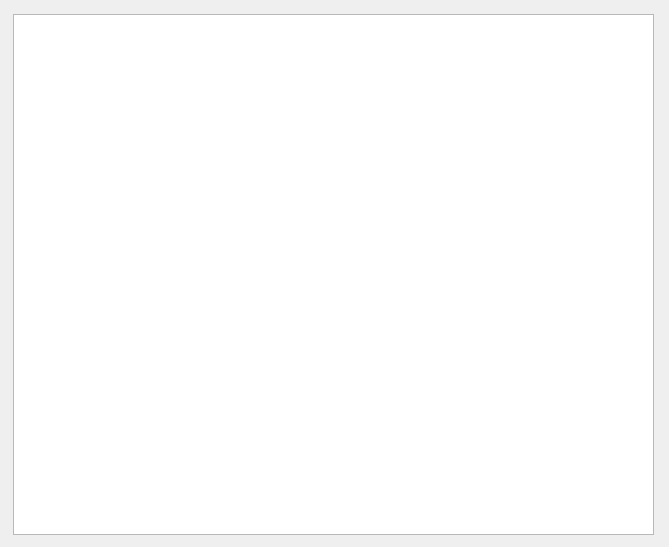
<?xml version="1.0" encoding="UTF-8"?>
<ui version="4.0">
 <class>outputTextEdit</class>
 <widget class="QDialog" name="outputTextEdit">
  <property name="geometry">
   <rect>
    <x>0</x>
    <y>0</y>
    <width>669</width>
    <height>547</height>
   </rect>
  </property>
  <property name="windowTitle">
   <string>Dialog</string>
  </property>
  <widget class="QTextEdit" name="textEdit">
   <property name="geometry">
    <rect>
     <x>13</x>
     <y>14</y>
     <width>641</width>
     <height>521</height>
    </rect>
   </property>
   <property name="readOnly">
    <bool>true</bool>
   </property>
  </widget>
 </widget>
 <resources/>
 <connections/>
</ui>
